Frame 1 (no input): blank canvas, image omitted
Frame 60 (the mouse pressed at the canvas centre just before this capture): blank canvas, image omitted
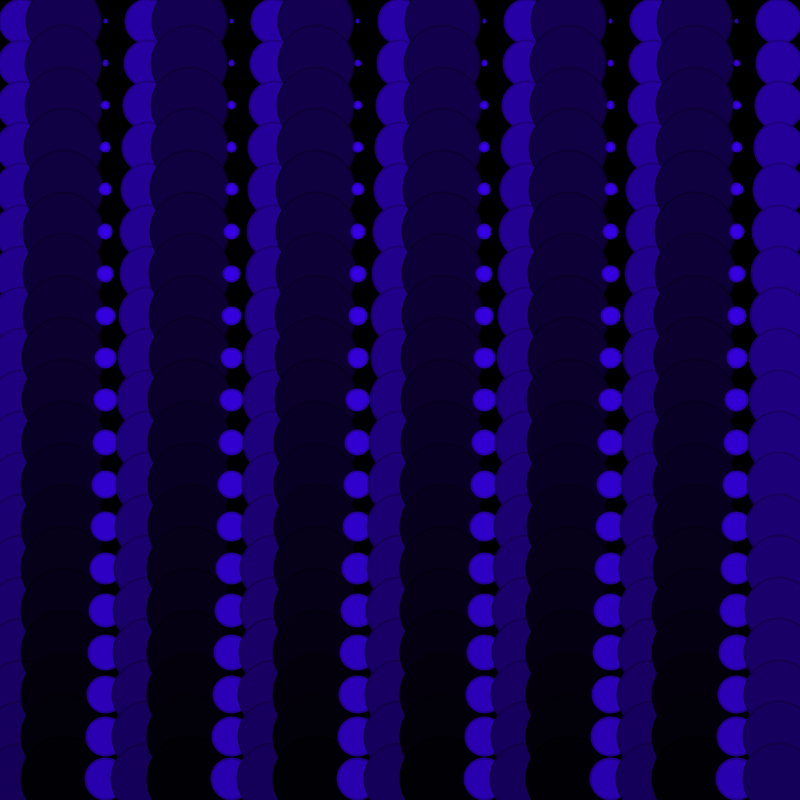
Frame 120 (the mouse held since frame 60 and released just before this capture)

The Processing sketch whose frames 1 and 60 were blank and that drew this single picture after the mouse press (run headless with seeded random() and noise(); from frame 60 on, the mouse is pressed at the canvas centre):

// Processing sketch: processing_151808
// ── processing_151808.pde

/*
 * Creative Coding
 * Week 2, 06 - Moving Patterns 2
 * by Indae Hwang and Jon McCormack
 * Copyright (c) 2014 Monash University
 *
 * Similar to the previous sketch, this sketch draws a grid of oscillating circles. Each circle has a "lifetime"
 * over which it grows and changes intensity and opacity. At the end of each lifetime the circle begins again.
 * Pressing the left and right arrow keys changes the lifetime of all the circles globally.
 *
 * Move left and right to set framerate
 * Move up and down to set H of HSB colour space
 * 
 */

// variable used to store the current frame rate value
int frame_rate_value;
int colHVal;

void setup() {

  // make the display window the full size of the screen
  //size(int(displayWidth*.75), int(displayHeight*.75));
  size(800,800);

  frame_rate_value = 12;
  rectMode(CENTER);
  background(0);
  colorMode(HSB);
}


void draw() {
  
  background(0);
  frame_rate_value =int(map(mouseX,0,width,1,120));
  colHVal =int(map(mouseY,0,height,1,360));
  
  int num = 20;
  int margin = 0;
  float gutter = 0; //distance between each cell
  float cellsize = ( width - (2 * margin) - gutter * (num - 1) ) / (num - 1);

  int circleNumber = 0; // counter
  for (int i=0; i<num; i++) {
    for (int j=0; j<num; j++) {
      circleNumber = (i * num) + j; // different way to calculate the circle number from w2_04

      float tx = margin + cellsize * i + gutter * i;
      float ty = margin + cellsize * j + gutter * j;

      movingCircle(tx, ty, cellsize, circleNumber);
    }
  }
} //end of draw 


void movingCircle(float x, float y, float size, int offset) {

  float circlePeriod = (float)frame_rate_value;
  float circleAge = (float)((frameCount + offset) % (int)circlePeriod) / circlePeriod;
  
  float circleSize = size * 2.0 * sin(circleAge * HALF_PI);

  strokeWeight(2);
  
  //nb: hsb is usally 360, 100, 100 
  //but processing uses 255 as default max for S and B
  stroke(colHVal, 255, lerp(200, 0, (circleAge)));
  fill(colHVal, 255, lerp(255, 0, (circleAge)));
  
  ellipse(x-size/2, y-size/2, circleSize, circleSize);
}
